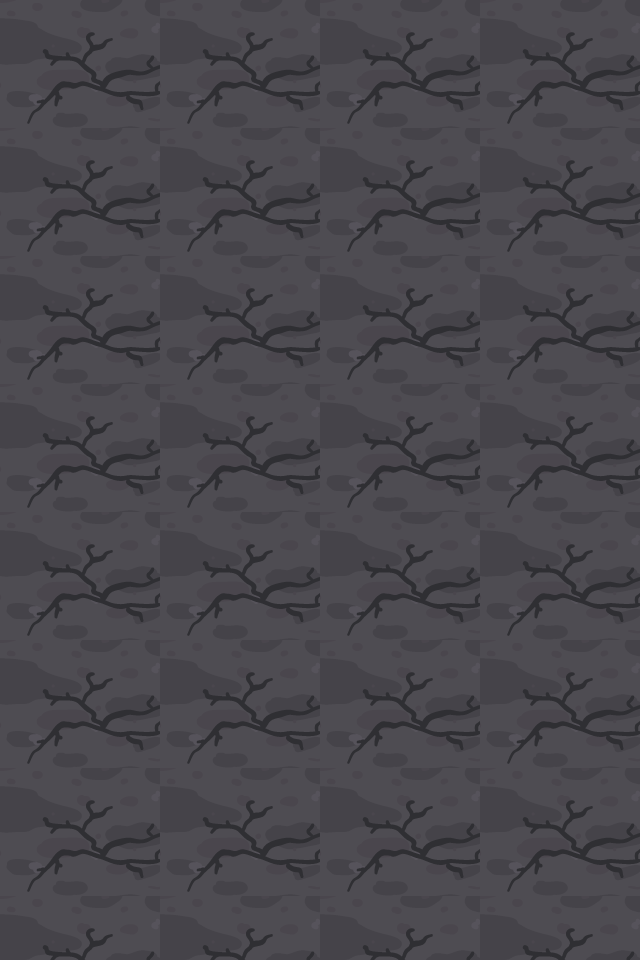

A level layout from a 2D game, rendered from its tile map. Below: a short description, then the map file with its tile-grid data intact:
An orthogonal 20x30 tile map with 32x32 px tiles, 1 tile layer (Tile Layer 1).

<map version="1.4" tiledversion="1.4.3" orientation="orthogonal" renderorder="right-down" width="20" height="30" tilewidth="32" tileheight="32" infinite="0" nextlayerid="2" nextobjectid="1">
 <tileset firstgid="1" source="2D_Top_Down_Dungeon_Tileset.tsx" />
 <layer id="1" name="Tile Layer 1" width="20" height="30">
  <data encoding="csv">
3324,3325,3326,3327,3328,3324,3325,3326,3327,3328,3324,3325,3326,3327,3328,3324,3325,3326,3327,3328,
3420,3421,3422,3423,3424,3420,3421,3422,3423,3424,3420,3421,3422,3423,3424,3420,3421,3422,3423,3424,
3516,3517,3518,3519,3520,3516,3517,3518,3519,3520,3516,3517,3518,3519,3520,3516,3517,3518,3519,3520,
3612,3613,3614,3615,3616,3612,3613,3614,3615,3616,3612,3613,3614,3615,3616,3612,3613,3614,3615,3616,
3324,3325,3326,3327,3328,3324,3325,3326,3327,3328,3324,3325,3326,3327,3328,3324,3325,3326,3327,3328,
3420,3421,3422,3423,3424,3420,3421,3422,3423,3424,3420,3421,3422,3423,3424,3420,3421,3422,3423,3424,
3516,3517,3518,3519,3520,3516,3517,3518,3519,3520,3516,3517,3518,3519,3520,3516,3517,3518,3519,3520,
3612,3613,3614,3615,3616,3612,3613,3614,3615,3616,3612,3613,3614,3615,3616,3612,3613,3614,3615,3616,
3324,3325,3326,3327,3328,3324,3325,3326,3327,3328,3324,3325,3326,3327,3328,3324,3325,3326,3327,3328,
3420,3421,3422,3423,3424,3420,3421,3422,3423,3424,3420,3421,3422,3423,3424,3420,3421,3422,3423,3424,
3516,3517,3518,3519,3520,3516,3517,3518,3519,3520,3516,3517,3518,3519,3520,3516,3517,3518,3519,3520,
3612,3613,3614,3615,3616,3612,3613,3614,3615,3616,3612,3613,3614,3615,3616,3612,3613,3614,3615,3616,
3324,3325,3326,3327,3328,3324,3325,3326,3327,3328,3324,3325,3326,3327,3328,3324,3325,3326,3327,3328,
3420,3421,3422,3423,3424,3420,3421,3422,3423,3424,3420,3421,3422,3423,3424,3420,3421,3422,3423,3424,
3516,3517,3518,3519,3520,3516,3517,3518,3519,3520,3516,3517,3518,3519,3520,3516,3517,3518,3519,3520,
3612,3613,3614,3615,3616,3612,3613,3614,3615,3616,3612,3613,3614,3615,3616,3612,3613,3614,3615,3616,
3324,3325,3326,3327,3328,3324,3325,3326,3327,3328,3324,3325,3326,3327,3328,3324,3325,3326,3327,3328,
3420,3421,3422,3423,3424,3420,3421,3422,3423,3424,3420,3421,3422,3423,3424,3420,3421,3422,3423,3424,
3516,3517,3518,3519,3520,3516,3517,3518,3519,3520,3516,3517,3518,3519,3520,3516,3517,3518,3519,3520,
3612,3613,3614,3615,3616,3612,3613,3614,3615,3616,3612,3613,3614,3615,3616,3612,3613,3614,3615,3616,
3324,3325,3326,3327,3328,3324,3325,3326,3327,3328,3324,3325,3326,3327,3328,3324,3325,3326,3327,3328,
3420,3421,3422,3423,3424,3420,3421,3422,3423,3424,3420,3421,3422,3423,3424,3420,3421,3422,3423,3424,
3516,3517,3518,3519,3520,3516,3517,3518,3519,3520,3516,3517,3518,3519,3520,3516,3517,3518,3519,3520,
3612,3613,3614,3615,3616,3612,3613,3614,3615,3616,3612,3613,3614,3615,3616,3612,3613,3614,3615,3616,
3324,3325,3326,3327,3328,3324,3325,3326,3327,3328,3324,3325,3326,3327,3328,3324,3325,3326,3327,3328,
3420,3421,3422,3423,3424,3420,3421,3422,3423,3424,3420,3421,3422,3423,3424,3420,3421,3422,3423,3424,
3516,3517,3518,3519,3520,3516,3517,3518,3519,3520,3516,3517,3518,3519,3520,3516,3517,3518,3519,3520,
3612,3613,3614,3615,3616,3612,3613,3614,3615,3616,3612,3613,3614,3615,3616,3612,3613,3614,3615,3616,
3324,3325,3326,3327,3328,3324,3325,3326,3327,3328,3324,3325,3326,3327,3328,3324,3325,3326,3327,3328,
3420,3421,3422,3423,3424,3420,3421,3422,3423,3424,3420,3421,3422,3423,3424,3420,3421,3422,3423,3424
</data>
 </layer>
</map>
